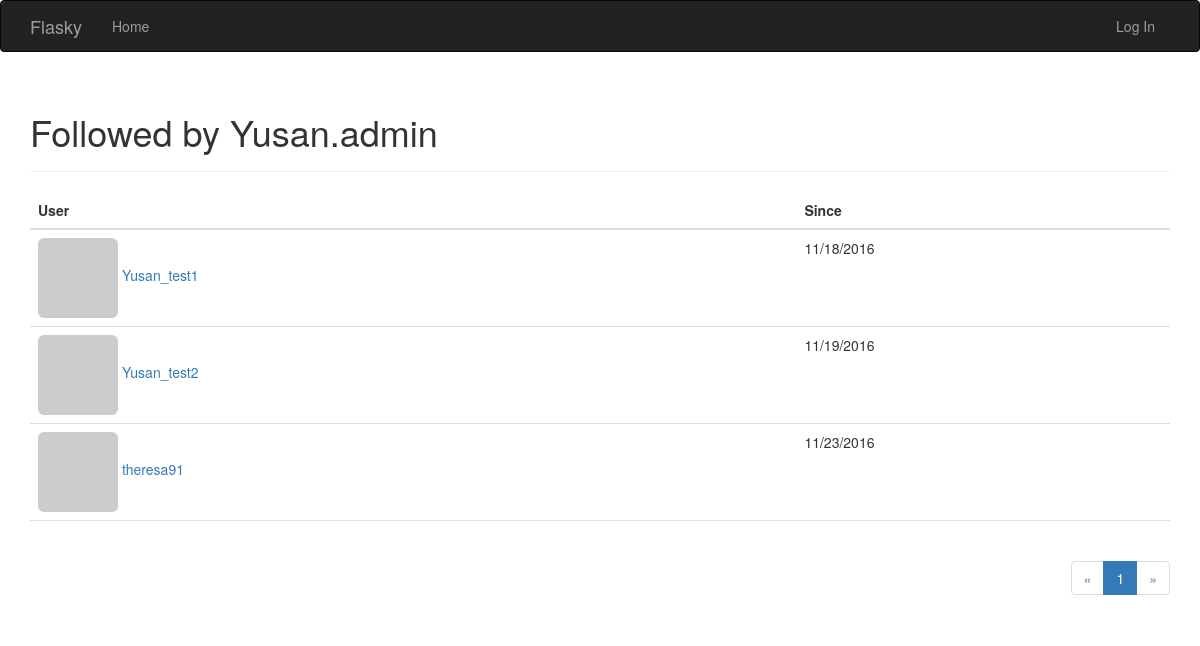
Page /followed-by/Yusan.admin on the earlier database version.
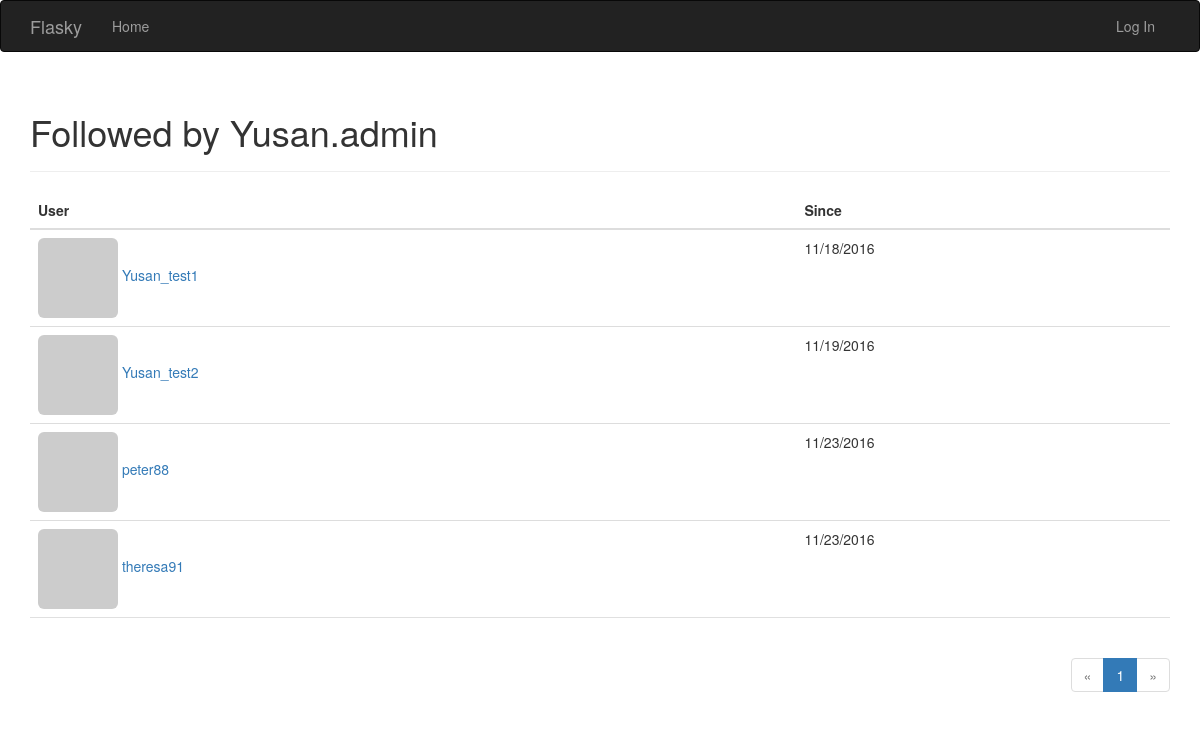
Same page on the later database version.
### app/models.py (models this page shows, shortened)
class User(UserMixin,db.Model):
	__tablename__ = 'users'
	id = db.Column(db.Integer, primary_key = True)
	email = db.Column(db.String(64),unique = True, index = True)
	username = db.Column(db.String(64), unique = True, index = True)
	role_id = db.Column(db.Integer, db.ForeignKey('roles.id'))
	password_hash = db.Column(db.String(128))
	confirmed = db.Column(db.Boolean, default = False)
	name = db.Column(db.String(64))
	location = db.Column(db.String(64))
	about_me = db.Column(db.Text())				#the different about Text() and String() is  Text don`t have to set Maximun length
	member_since = db.Column(db.DateTime(), default = datetime.utcnow)
	last_seen = db.Column(db.DateTime(), default = datetime.utcnow)
	avatar_hash = db.Column(db.String(32))
	posts = db.relationship('Post',backref = 'author', lazy = 'dynamic')
	followed = db.relationship('Follow',
								foreign_keys = [Follow.follower_id],
								backref = db.backref('follower', lazy = 'joined'),
								lazy = 'dynamic',
								cascade = 'all, delete-orphan')
	followers = db.relationship('Follow',
								foreign_keys = [Follow.followed_id],
								backref = db.backref('followed', lazy = 'joined'),
								lazy = 'dynamic',
								cascade = 'all, delete-orphan')
	comments = db.relationship('Comment', backref = 'author', lazy = 'dynamic')
	@property
	def password(self):
		raise AttributeError('password is not readable attribute')
	def gravatar(self, size=100, default = 'identicon', rating = 'g'):
		if request.is_secure:
			url = 'https://secure.gravatar.com/avatar'
		else:
			url = 'http://www.gravatar.com/avatar'
		hash = self.avatar_hash or hashlib.md5(self.email.encode('utf-8')).hexdigest()
		return '{url}/{hash}?s={size}&d={default}&r={rating}'.format(
			url = url, hash = hash, size = size, default = default, rating = rating)

class Follow(db.Model):
	__tablename__ = 'follows'
	follower_id = db.Column(db.Integer, db.ForeignKey('users.id'), primary_key = True)
	followed_id = db.Column(db.Integer, db.ForeignKey('users.id'), primary_key = True)
	timestamp = db.Column(db.DateTime, default = datetime.utcnow)

### app/main/views.py (the view)
@main.route('/followed-by/<username>')
def followed_by(username):
	user = User.query.filter_by(username = username).first()
	if user is None:
		flash('Invalid user.')
		return redirect(url_for('.index'))
	page = request.args.get('page', 1, type = int)
	pagination = user.followed.paginate(
		page, per_page = current_app.config['FLASKY_FOLLOWERS_PER_PAGE'],
		error_out = False)
	follows = [{'user':item.followed, 'timestamp': item.timestamp}
				for item in pagination.items]
	return render_template('followers.html', user = user, title = "Followed by",
		endpoint = '.followed_by', pagination = pagination, follows = follows)

### app/auth/views.py (called while the page is built)
@auth.before_app_request
def before_request():
	if current_user.is_authenticated:
		current_user.ping()
		if not current_user.confirmed and request.endpoint[:5] != 'auth.' and request.endpoint != 'static':
			return redirect(url_for('auth.unconfirmed'))

### app/main/__init__.py (called while the page is built)
@main.app_context_processor
def inject_permission():
	return dict(Permission = Permission)

### app/models.py (called while the page is built)
	def can(self,permissions):
		return False

### app/templates/followers.html (shortened to what this page needs)
{% extends "base.html" %}
{% import "_macros.html" as macros %}
{% block page_content %}
<div class="page-header">
    <h1>{{ title }} {{ user.username }}</h1>
</div>
<table class="table table-hover followers">
    <thead><tr><th>User</th><th>Since</th></tr></thead>
    {% for follow in follows %}
    {% if follow.user != user %}
    <tr>
        <td>
            <a href="{{ url_for('.user', username = follow.user.username) }}">
                <img class="img-rounded" src="{{ follow.user.gravatar(size=32) }}">
                {{ follow.user.username }}
            </a>
        </td>
        <td>{{ moment(follow.timestamp).format('L') }}</td>
    </tr>
    {% endif %}
    {% endfor %}
</table>
<div class="pagination">
    {{ macros.pagination_widget(pagination, endpoint, username = user.username) }}
</div>
{% endblock %}

Differences in the rows shown:
now on this page (row unchanged): User: user.username "peter88"
added Follow: timestamp "11/23/2016"
